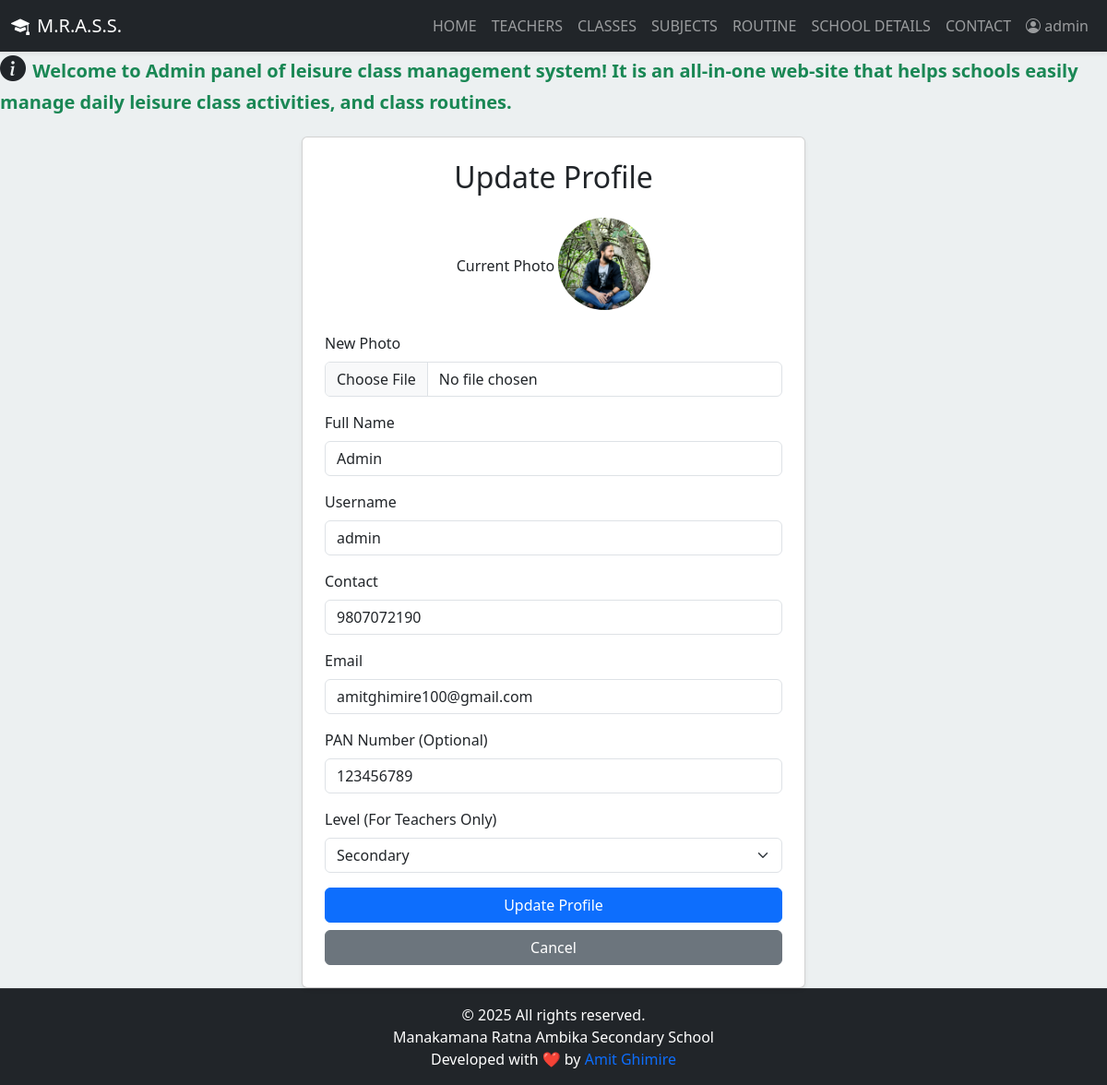
The page /admin/update-profile.php?id=1 (signed in) on the database its author committed.
### tables this page shows
CREATE TABLE `teachers` (
  `teach_id` int(11) NOT NULL,
  `username` varchar(50) NOT NULL,
  `full_name` varchar(100) NOT NULL,
  `contact` varchar(20) DEFAULT NULL,
  `email` varchar(100) DEFAULT NULL,
  `pan` varchar(20) DEFAULT NULL,
  `photo` varchar(255) DEFAULT NULL,
  `password` varchar(255) NOT NULL,
  `otp` varchar(10) DEFAULT NULL,
  `verified` tinyint(1) DEFAULT 0,
  `level` enum('basic','secondary') DEFAULT NULL,
  `role` varchar(50) NOT NULL DEFAULT 'teacher',
  `created_at` timestamp NOT NULL DEFAULT current_timestamp()
);

### admin/update-profile.php (the view, shortened to what this page needs)
<?php
include('partial-admin/navbar.php');
if(isset($_GET['id']))
{
    $teach_id = $_GET['id'];
    $sql = "SELECT * FROM teachers WHERE teach_id=$teach_id";
    $res = mysqli_query($conn, $sql);
    if(mysqli_num_rows($res) == 1)
    {
        $row = mysqli_fetch_assoc($res);
        $full_name = $row['full_name'];
        $username = $row['username'];
        $contact = $row['contact'];
        $email = $row['email'];
        $photo = $row['photo'];
        $pan = $row['pan'];
        $level = $row['level'];
    }
    else
    {
        $_SESSION['not_found'] = "<div class='error'>Teacher not found.</div>";
        header('location:' . SITEURL . 'admin/admin_profile.php');
        exit();
    }
}
else
{
    header('location:' . SITEURL . 'admin/admin_profile.php');
    exit();
}
?>
<div class="main-content">
    <div class="container mt-4">
        <div class="row justify-content-center">
            <div class="col-md-7 col-lg-6">
                <div class="card p-4 shadow-sm">
                    <h2 class="text-center mb-4 card-title">Update Profile</h2>
                    <form action="" method="POST" enctype="multipart/form-data">
                        <div class="mb-3 text-center">
                            <label class="form-label">Current Photo</label>
                            <?php
                                if($photo != "")
                                {
                                    ?><img src="<?php echo SITEURL; ?>images/teachers/<?php echo $photo; ?>" alt="Current Photo" class="img-fluid rounded-circle mb-2" style="width: 100px; height: 100px; object-fit: cover;"><?php
                                }
                                else
                                {
                                    echo "<div class='text-danger'>Photo not added.</div>";
                                }
                            ?>
                        </div>
                        <div class="mb-3">
                            <label for="new_photo" class="form-label">New Photo</label>
                            <input type="file" class="form-control" id="new_photo" name="new_photo">
                        </div>
                        <div class="mb-3">
                            <label for="full_name" class="form-label">Full Name</label>
                            <input type="text" class="form-control" id="full_name" name="full_name" value="<?php echo $full_name; ?>" required>
                        </div>
                        <div class="mb-3">
                            <label for="username" class="form-label">Username</label>
                            <input type="text" class="form-control" id="username" name="username" value="<?php echo $username; ?>" required>
                        </div>
                        <div class="mb-3">
                            <label for="contact" class="form-label">Contact</label>
                            <input type="text" class="form-control" id="contact" name="contact" value="<?php echo $contact; ?>" required>
                        </div>
                        <div class="mb-3">
                            <label for="email" class="form-label">Email</label>
                            <input type="email" class="form-control" id="email" name="email" value="<?php echo $email; ?>" required>
                        </div>
                        <div class="mb-3">
                            <label for="pan" class="form-label">PAN Number (Optional)</label>
                            <input type="text" class="form-control" id="pan" name="pan" value="<?php echo $pan; ?>" placeholder="e.g. ABCDE1234F">
                        </div>
                        <div class="mb-3">
                            <label for="level" class="form-label">Level (For Teachers Only)</label>
                            <select class="form-select" id="level" name="level">
                                <option value="Secondary" <?php if($level == "secondary") echo "selected"; ?>>Secondary</option>
                            </select>
                        </div>
                        <div class="d-grid gap-2">
                            <button type="submit" name="submit" class="btn btn-primary">Update Profile</button>
                            <a href="<?php echo SITEURL; ?>admin/admin_profile.php" class="btn btn-secondary">Cancel</a>
                        </div>
                    </form>
                </div>
            </div>
        </div>
    </div>
</div>
<?php include('partial-admin/footer.php'); ?>

### css/admin_style.css (style rules this page uses)
:root { --primary-color: #2c3e50; --secondary-color: #34495e; --background-color: #ecf0f1; --card-bg-color: #ffffff; --text-color: #34495e; --sidebar-bg-color: #2c3e50; --sidebar-hover-color: #34495e; --sidebar-active-color: #3c526a; --success-color: #27ae60; --danger-color: #e74c3c; --warning-color: #f39c12; --info-color: #3498db; --border-color: #e0e0e0; }
body { overflow-x: hidden; font-family: 'Segoe UI', Roboto, 'Helvetica Neue', Arial, sans-serif; background-color: var(--background-color); }

### rows shown on the page
teachers: photo (picture), full_name "Admin", username "admin", contact "9807072190", email "amitghimire100@gmail.com", pan "123456789", level "Secondary"

### other values the page prints
$_SESSION['username'] "admin"
